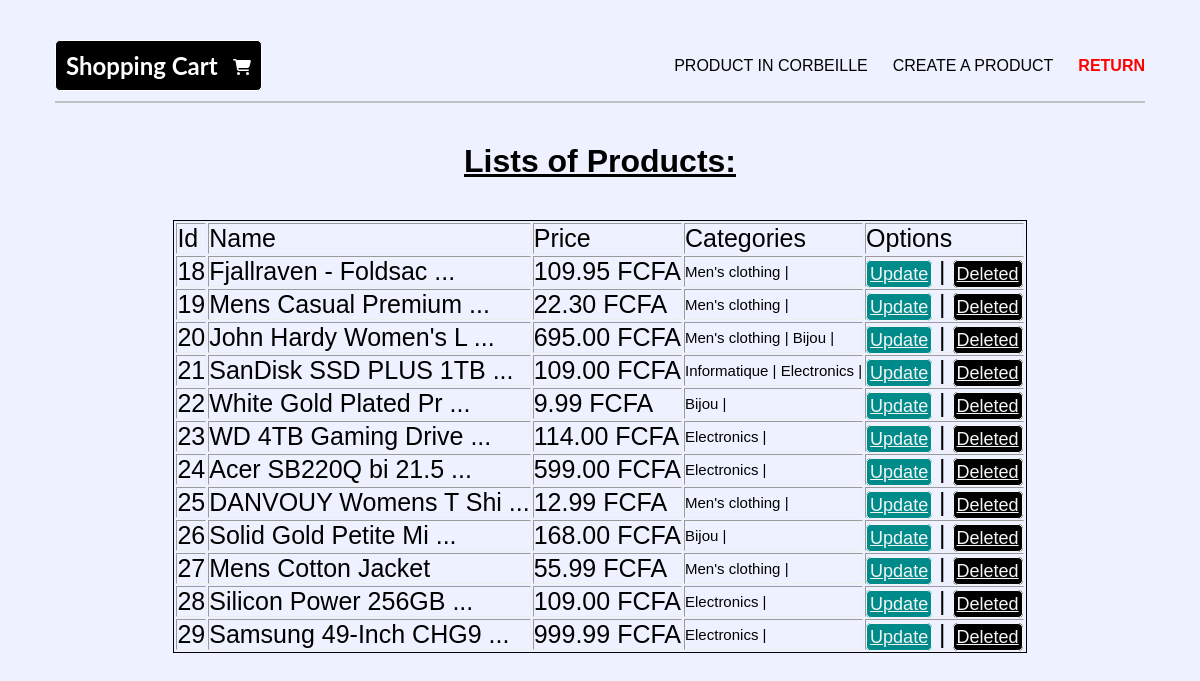
Screenshot of /shopping_cart/settings_products with the database file from the repository.
### shopping_cart_app/models.py (models this page shows, shortened)
class Product(models.Model):
    name = models.CharField(max_length=200)
    description = models.TextField()
    price = models.DecimalField(max_digits=10 , decimal_places=2)
    views = models.BooleanField(default=True)
    image = models.ImageField(upload_to='products/' , blank=True , null=True)
    category = models.ManyToManyField(Category)

class Category(models.Model):
    name = models.CharField(max_length=100)
    views = models.BooleanField(default=True)
    def __str__(self):
        return f"{self.name}"

### shopping_cart_app/views.py (the view)
# urls.py: path('settings_products' , views.SettingsProductsViews , name="settings_products"),
def SettingsProductsViews(request):
    products = Product.objects.all().filter(views = True)
    return render(request , "shopping_cart/settings_products.html" , {"products":products})

### shopping_cart_app/templates/shopping_cart/settings_products.html (shortened to what this page needs)
<!DOCTYPE html>
<html lang="en">
<head>
    {% load static %}
    <link rel="stylesheet" href="{% static 'shopCart/form_cat.css' %}">
</head>
<body>
    <nav class="navbar">
        <div class="logo">
            <h1>Shopping Cart</h1>
            <div>
            </div>
        </div>
        <ul>
            <li>
                <a href="{% url 'shopCart:products_corbeille' %}">Product in corbeille</a>
            </li>
            <li>
                <a href="{% url 'shopCart:create_product' %}">create a product</a>
            </li>
            <li>
                <a class="return-home" href="{% url 'shopCart:settings' %}">Return</a>
            </li>
        </ul>
    </nav>
    <div class="main">
        <h1 style="text-align: center;">Lists of Products:</h1>
        <table style="font-size: 25px; border:solid 1px" border="1">
            <thead>
                <tr>
                    <td>Id</td>
                    <td>Name</td>
                    <td>Price</td>
                    <td>Categories</td>
                    <td>Options</td>
                </tr>
            </thead>
            <tbody>
                {% for product in products %}
                    <tr>
                        <td> {{product.id}} </td>
                        <td title="{{product.name}}"> {{product.name|slice:"20"}} {% if product.name|length > 20 %}...{% endif %} </td>
                        <td> {{product.price}} FCFA </td>
                        <td style="font-size: 15px;">
                            {% for cat in product.category.all %}
                                {{cat}} |
                            {% endfor %}
                        </td>
                        <td> <a style="border: solid 1px;background-color: darkcyan; color: whitesmoke; padding:3px; font-size:18px; border-radius: 5px;" href="{% url 'shopCart:update_product' product.id %}">Update</a> | <a style="border: solid 1px;background-color: black; color: whitesmoke; padding:3px; font-size:18px; border-radius: 5px; " href="{% url 'shopCart:remove_product' product.id %}">Deleted</a> </td>
                    </tr>
                {% endfor %}
            </tbody>
        </table>
    </div>
</body>
</html>

### shopping_cart_app/static/shopCart/form_cat.css (style rules this page uses)
* { margin: 0; padding: 0; box-sizing: 0; }
body, html { margin: 20px; font-family: Prompt , sans-serif; background-color: #EEF1FF; }
.navbar { margin-top: 10px; margin: 15px; border-bottom: solid 2px silver; padding-bottom: 10px; display: flex; align-items: center; justify-content: space-between; }
.navbar .logo { background-color: black; color: white; border-radius: 5px; border: solid 1px; padding: 10px; font-family: Lato , sans-serif; display: flex; align-items: baseline; gap: 15px; }
.navbar ul { display: flex; gap: 25px; }
.navbar ul li { list-style: none; text-decoration: none; }
.navbar ul li a { color:black; text-transform: uppercase; text-decoration: none; transition: .5s ; }
.navbar ul li .return-home { color:red; font-weight: bold; text-transform: uppercase; text-decoration: none; transition: .5s ; }
.main { display: flex; flex-direction: column; justify-content: center; align-items: center; height: 70vh; }
.main h1 { margin-bottom: 40px; text-decoration: underline; }

### shopping_cart_app/templates/shopping_cart/settings_products.html (style rules this page uses)
svg { fill:#ffffff }

### rows the page displays
Product: id "18", name "Fjallraven - Foldsac", price "109.95"
Category: name "Men's clothing"
Product: id "19", name "Mens Casual Premium", price "22.30"
Product: id "20", name "John Hardy Women's L", price "695.00"
Category: name "Bijou"
Product: id "21", name "SanDisk SSD PLUS 1TB", price "109.00"
Category: name "Informatique"
Category: name "Electronics"
Product: id "22", name "White Gold Plated Pr", price "9.99"
Product: id "23", name "WD 4TB Gaming Drive", price "114.00"
Product: id "24", name "Acer SB220Q bi 21.5", price "599.00"
Product: id "25", name "DANVOUY Womens T Shi", price "12.99"
Product: id "26", name "Solid Gold Petite Mi", price "168.00"
Product: id "27", name "Mens Cotton Jacket", price "55.99"
Product: id "28", name "Silicon Power 256GB", price "109.00"
Product: id "29", name "Samsung 49-Inch CHG9", price "999.99"
